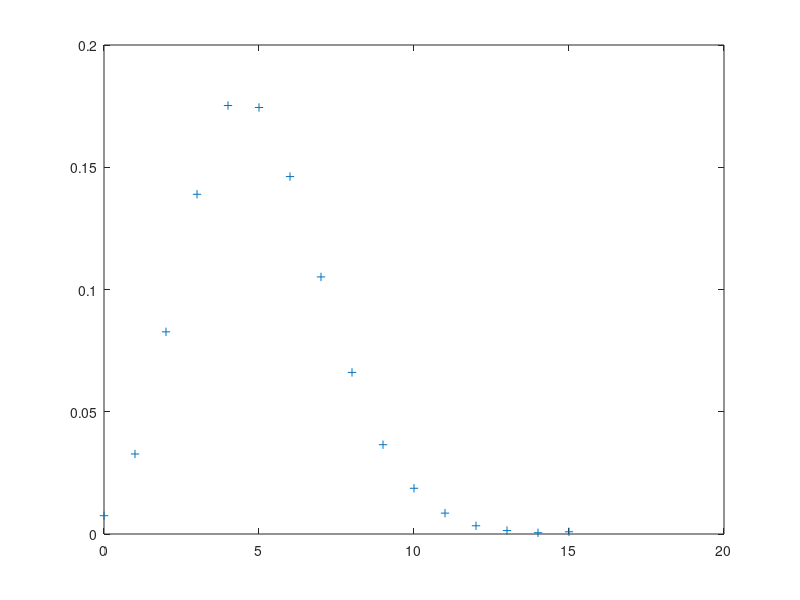
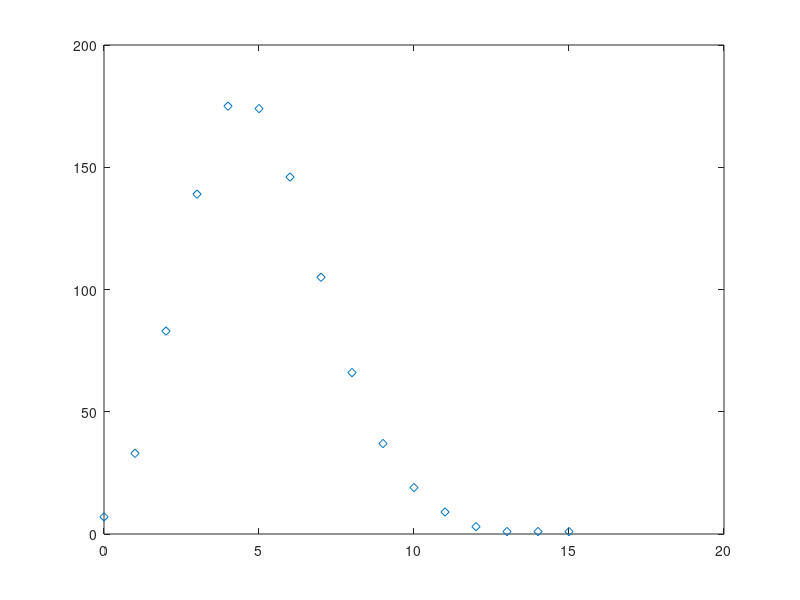
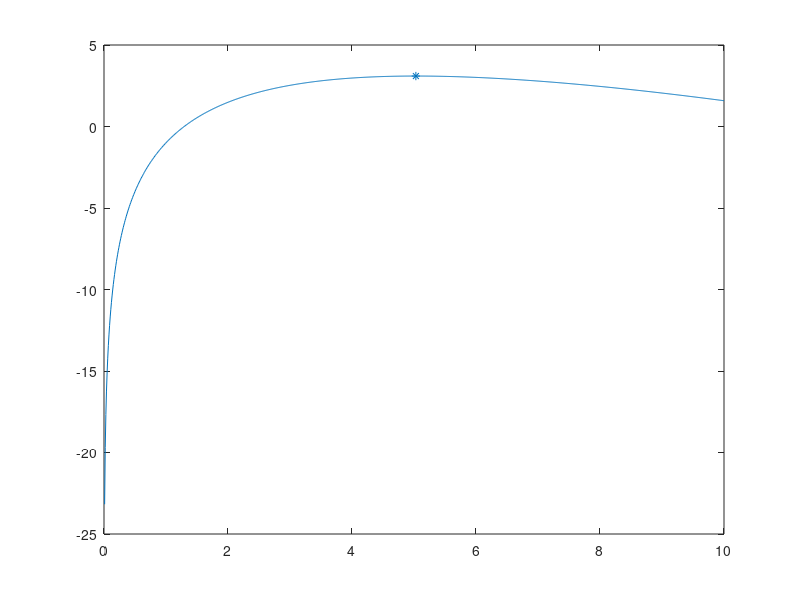

Write the MATLAB code that produced these figures, in order.
%%MLE Poisson

x = 0:15;
lambda = 5
noiz = 0.001;

%get probabilities
fx = (exp(-lambda).*lambda.^(x))./(factorial(x)) + randn(1,length(x))*noiz;

figure
plot(x,fx,'+')


%Now get discrete versions
nn = 1000;
sample = [];
for id = 1:length(x)
    sample = [sample, ones(1,round(fx(id)*nn))*x(id)]; %x = 1;
    vals(id) = round(fx(id)*nn);
end

figure
plot(x,vals,'d')

%Maximize Ln(L)
%http://www.colorado.edu/economics/morey/7818/estimation/maxlik/maxlik.pdf

xbar = mean(sample)

L = 0:0.01:10;

Lstar = -L + log(L).*xbar;

[m,idx] = max(Lstar);

Lml = L(idx)

figure
plot(L,Lstar)
hold on
scatter(L(idx),m,'*')
hold off
